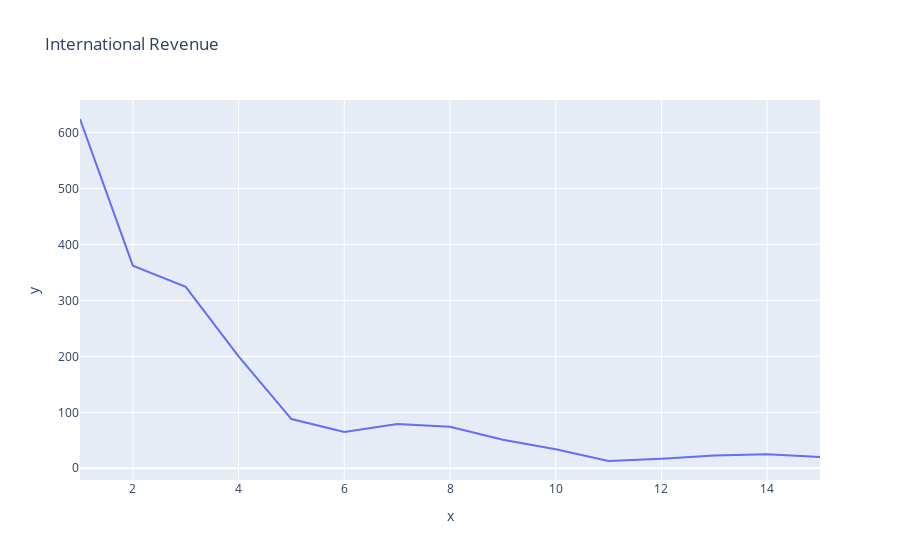

Source (notebook cell):
### Code cell
fig = px.line(x=mov.Rank, y=mov['International Revenue (₹ Cr)'],title='International Revenue')

fig.show()

### Figure 1 — Plotly figure (JSON) as saved in the notebook; plotly's stock layout.template omitted (floating-point values rounded to 4 significant figures)
{"data": [{"hovertemplate": "x=%{x}<br>y=%{y}<extra></extra>", "legendgroup": "", "line": {"color": "#636efa", "dash": "solid"}, "marker": {"symbol": "circle"}, "mode": "lines", "name": "", "orientation": "v", "showlegend": false, "type": "scatter", "x": [1, 2, 3, 4, 5, 6, 7, 8, 9, 10, 11, 12, 13, 14, 15], "xaxis": "x", "y": [624, 362, 324, 200, 88, 65, 79, 74, 51, 34, 13, 17, 23, 25, 20], "yaxis": "y"}], "layout": {"legend": {"tracegroupgap": 0}, "title": {"text": "International Revenue"}, "xaxis": {"anchor": "y", "domain": [0, 1], "title": {"text": "x"}}, "yaxis": {"anchor": "x", "domain": [0, 1], "title": {"text": "y"}}}}
